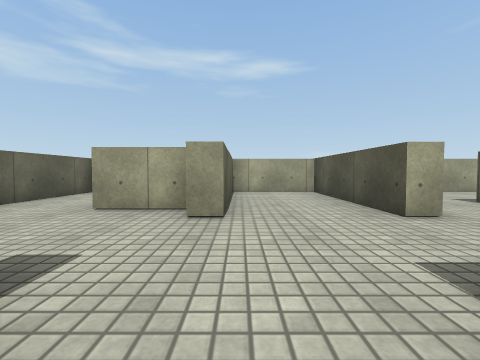
view 1 (above)

20 first-person views from a walk through a Unity game level. The camera is 0.62 m above the floor, tilts 2° down and sees 90° across. The floor is counted in squares, 1 m on a side. Each view is taken from the middle of a square. On the plan, view 1 faces up. The plan holds only what a view shows up to about 9 squares ahead; the rest is blank. Surface patterns are stand-ins for the level's own textures.

view 2
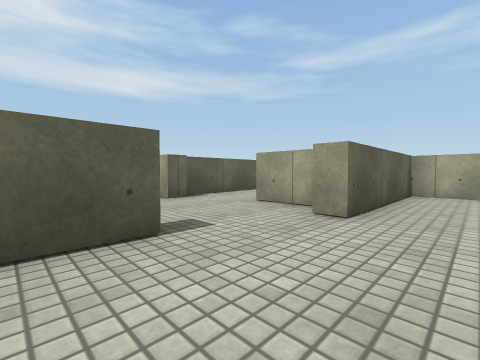

view 3
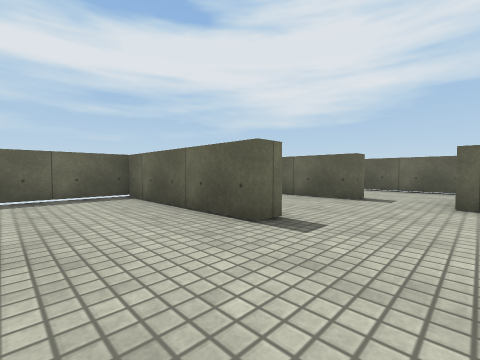

view 4
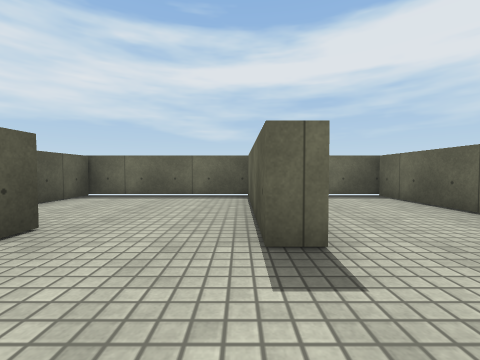

view 5
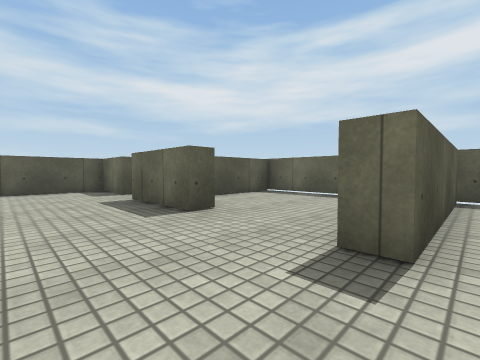

view 6
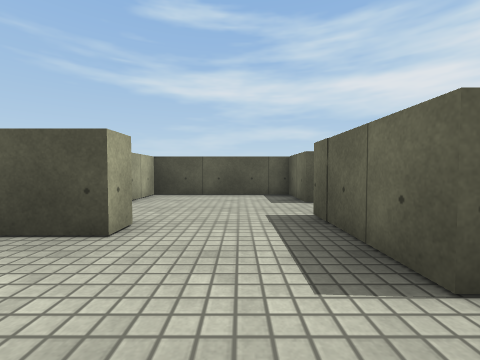

view 7
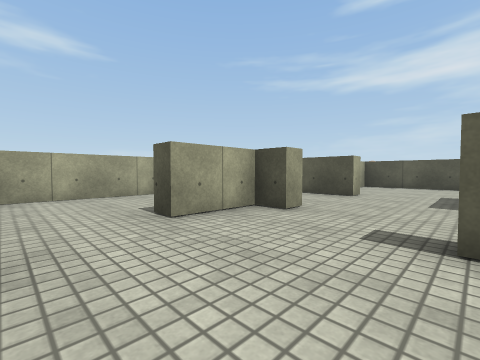

view 8
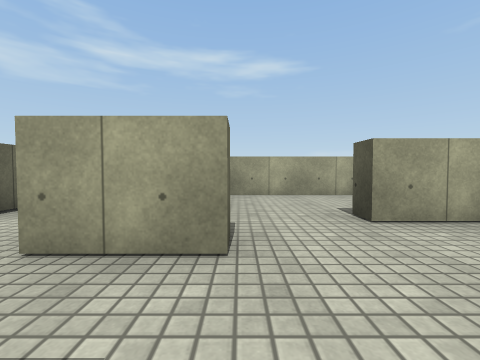

view 9
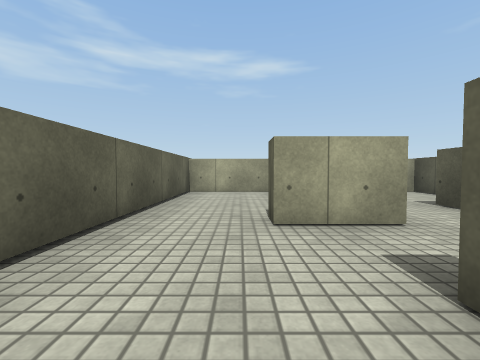

view 10
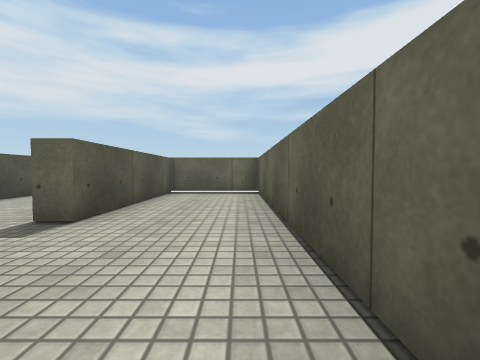

view 11
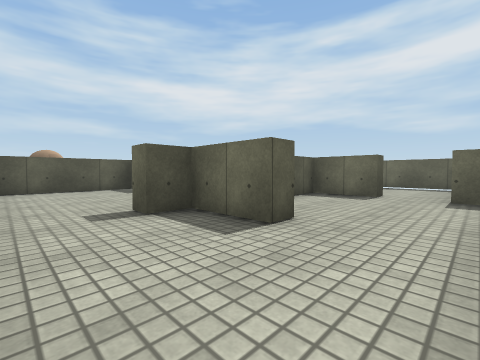

view 12
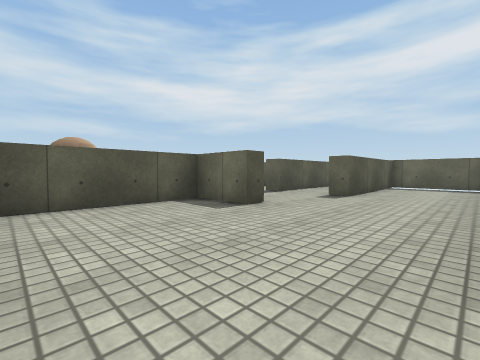

view 13
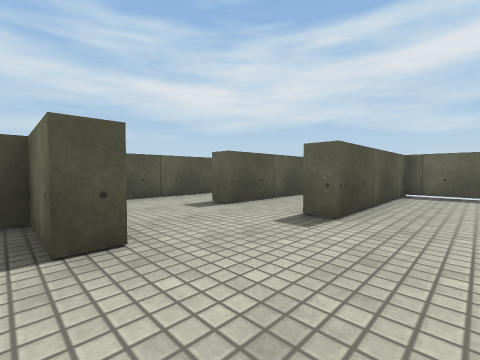

view 14
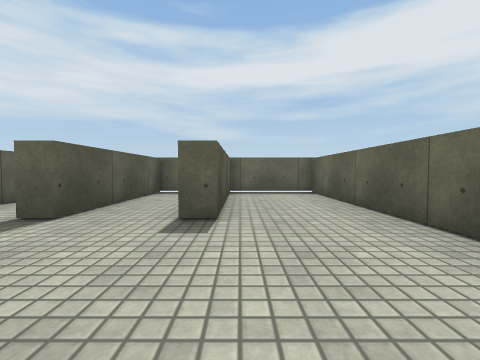

view 15
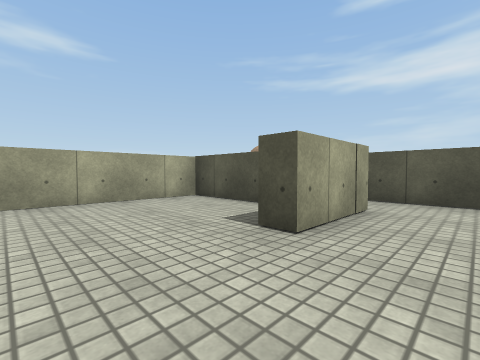

view 16
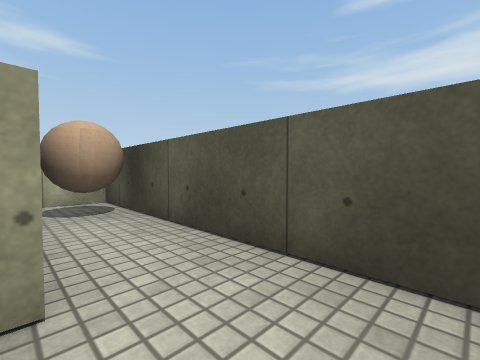

view 17
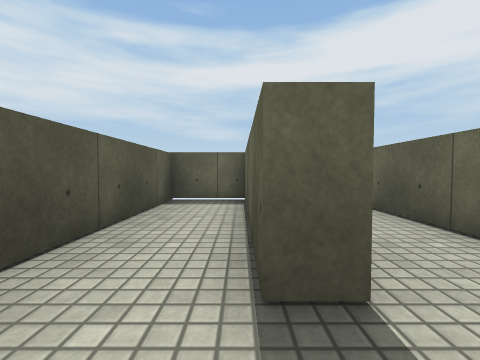

view 18
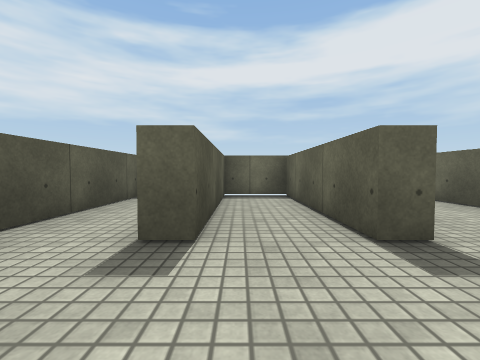

view 19
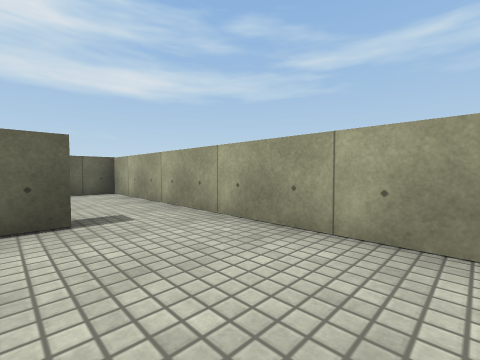

view 20
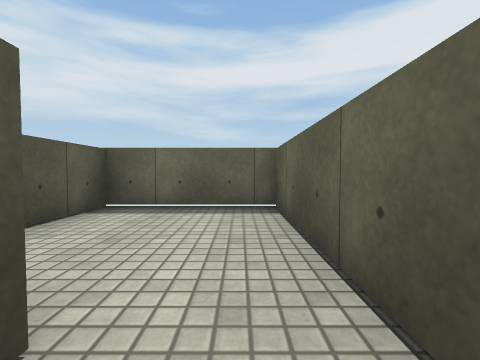

### Floor plan
Points are (right, up) in squares from view 1. A wall is a line through its corners. A room is listed if a view was taken in it or the views show most of it. See-through windows are left out.
Room 1 (views 1, 2, 3, 6)
walls: (1.2, 0.4) (1.2, 0.9); (-1.2, 1.1) (-1.2, -3); (2.2, 3.2) (2.2, 7.3) (-0.2, 7.3) (-0.2, 3.2); (-1.1, -3.2) (2.9, -3.2) (2.9, -0.9)
ways out: opening at (-1, 2.5) to room 2; opening at (2, 2.5) to room 5
Room 2 (views 4, 5, 7, 8)
walls: (-4.5, 1.1) (-4.5, -3); (-4.1, 3.2) (-4.1, 2.7); (-0.2, 3.2) (-0.7, 3.2) (-0.7, 3.9) (-2.4, 3.9); (-1.7, -3) (-1.7, 1.1) (-1.2, 1.1); (-5.1, -3.2) (-1.1, -3.2)
ways out: opening at (-1, 2.5) to room 1; opening at (-5, 2) to room 3; opening at (-3.5, 4) to room 6
Room 3 (views 9, 10)
walls: (-4.1, 2.7) (-5.6, 2.7) (-5.6, 3.2); (-5, -3) (-5, 1.1) (-4.5, 1.1); (-5.1, 7.3) (-7.6, 7.3) (-7.6, -3.2) (-5.1, -3.2)
ways out: opening at (-5, 2) to room 2
Room 4 (views 11, 12, 13, 14, 15, 16, 17, 18, 19)
walls: (6.8, 1.9) (6.8, -3.2) (9.3, -3.2) (9.3, 0.9) (9.8, 0.9) (9.8, -3.2) (11.4, -3.2) (11.4, 0.9) (11.9, 0.9) (11.9, -2.9); (12.1, 3.2) (10.1, 3.2) (10.1, 3.8) (11.6, 3.8) (11.6, 7.3) (2.8, 7.3) (2.8, 6.1); (6.3, 5.5) (6.8, 5.5) (6.8, 4.9); (4.7, 4.8) (6.3, 4.8); (11.9, -3.2) (13.5, -3.2) (13.5, 7.3) (12.4, 7.3)
ways out: opening at (3.5, 5) to room 5
objects: ball (13, 6)
Room 5 (view 20)
walls: (3.4, 0.5) (3.4, -0.5); (2.9, 3.2) (2.2, 3.2); (4.7, 0.1) (4.7, 0.7) (6.3, 0.7) (6.3, 4.3) (5, 4.3); (4.7, 4.2) (4.7, 4.8); (1.2, 0.9) (3.4, 0.9)
ways out: opening at (2, 2.5) to room 1; opening at (3.5, 5) to room 4; opening at (4, 0) to room 7
Room 6 (no view inside)
walls: (-2.4, 3.9) (-2.4, 4.5); (-0.7, 6.4) (-0.7, 7.3) (-4.5, 7.3) (-4.5, 3.5)
ways out: opening at (-3.5, 4) to room 2
Room 7 (no view inside)
walls: (3.4, -0.5) (3.4, -3.2) (6.3, -3.2) (6.3, -1.5)
ways out: opening at (4, 0) to room 5

Where each view was taken, in squares from view 1:
view 1: 0 up, 0 right, facing up
view 2: 0 up, 1 right, facing up-left
view 3: 3 up, 1 right, facing down-left
view 4: 3 up, 1 left, facing down
view 5: 3 up, 2 left, facing down-right
view 6: 2 up, 0 right, facing right
view 7: 1 up, 4 left, facing up-right
view 8: 1 up, 4 left, facing up
view 9: 0 up, 6 left, facing up
view 10: 4 up, 7 left, facing down
view 11: 7 up, 3 right, facing down-right
view 12: 7 up, 7 right, facing down-right
view 13: 4 up, 8 right, facing down-right
view 14: 4 up, 9 right, facing down
view 15: 2 up, 8 right, facing up-right
view 16: 2 up, 12 right, facing up-right
view 17: 2 up, 12 right, facing down
view 18: 3 up, 11 right, facing down
view 19: 5 up, 10 right, facing up-left
view 20: 1 up, 4 right, facing down
